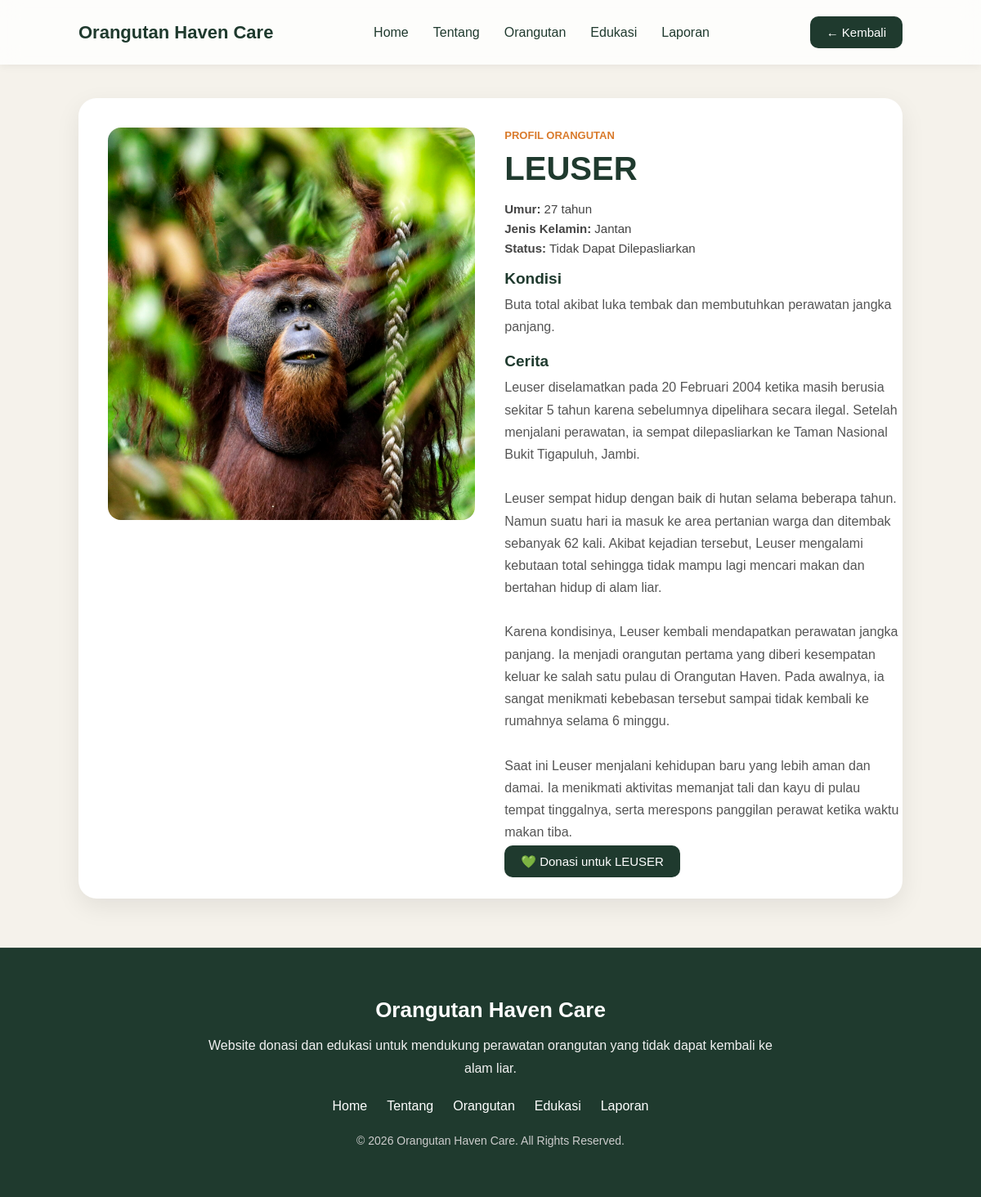
The page /orangutan_haven_care/detail_orangutan.php?id=5 on the database its author committed.
### tables this page shows
CREATE TABLE `orangutan` (
  `id_orangutan` int(11) NOT NULL,
  `nama` varchar(100) NOT NULL,
  `umur` int(11) DEFAULT NULL,
  `tahun_ditemukan` year(4) DEFAULT NULL,
  `jenis_kelamin` enum('Jantan','Betina') NOT NULL,
  `status` varchar(100) DEFAULT NULL,
  `kondisi` text DEFAULT NULL,
  `cerita` text DEFAULT NULL,
  `foto` varchar(255) DEFAULT NULL,
  `tanggal_input` timestamp NOT NULL DEFAULT current_timestamp()
);

### orangutan_haven_care/detail_orangutan.php (the view, shortened to what this page needs)
<?php
include 'config/koneksi.php';
$id = $_GET['id'];
$data = mysqli_query($conn, "SELECT * FROM orangutan WHERE id_orangutan='$id'");
$row = mysqli_fetch_assoc($data);
?>
<!DOCTYPE html>
<html lang="id">
<head>
    <link rel="stylesheet" href="assets/css/style.css">
</head>
<body>
<nav class="navbar">
    <div class="logo">Orangutan Haven Care</div>
    <ul class="nav-links">
        <li><a href="index.php">Home</a></li>
        <li><a href="index.php#tentang">Tentang</a></li>
        <li><a href="index.php#orangutan">Orangutan</a></li>
        <li><a href="index.php#edukasi">Edukasi</a></li>
        <li><a href="index.php#laporan">Laporan</a></li>
    </ul>
    <a href="index.php" class="donasi-btn">← Kembali</a>
</nav>
<section class="detail-section">
    <div class="detail-container">
        <div class="detail-image-box">
            <img src="uploads/<?= htmlspecialchars($row['foto']); ?>"
                 alt="<?= htmlspecialchars($row['nama']); ?>">
        </div>
        <div class="detail-content">
            <span class="badge-title">Profil Orangutan</span>
            <h1><?= htmlspecialchars($row['nama']); ?></h1>
            <div class="info-meta">
                <p><b>Umur:</b> <?= $row['umur']; ?> tahun</p>
                <p><b>Jenis Kelamin:</b> <?= htmlspecialchars($row['jenis_kelamin']); ?></p>
                <p><b>Status:</b> <?= htmlspecialchars($row['status']); ?></p>
            </div>
            <h3>Kondisi</h3>
            <p class="description-text">
                <?= htmlspecialchars($row['kondisi']); ?>
            </p>
            <h3>Cerita</h3>
            <p class="description-text">
                <?= nl2br(htmlspecialchars($row['cerita'])); ?>
            </p>
            <a href="donasi.php" class="donasi-btn">
                💚 Donasi untuk <?= htmlspecialchars($row['nama']); ?>
            </a>
        </div>
    </div>
</section>
<footer class="footer">
    <div class="footer-content">
        <h3>Orangutan Haven Care</h3>
        <p>Website donasi dan edukasi untuk mendukung perawatan orangutan yang tidak dapat kembali ke alam liar.</p>
        <div class="footer-links">
            <a href="index.php">Home</a>
            <a href="index.php#tentang">Tentang</a>
            <a href="index.php#orangutan">Orangutan</a>
            <a href="index.php#edukasi">Edukasi</a>
            <a href="index.php#laporan">Laporan</a>
        </div>
        <span>© 2026 Orangutan Haven Care. All Rights Reserved.</span>
    </div>
</footer>
</body>
</html>

### orangutan_haven_care/assets/css/style.css (style rules this page uses)
html { scroll-behavior: smooth; }
* { margin: 0; padding: 0; box-sizing: border-box; }
body { background-color: #F5F2EB; font-family: Arial, sans-serif; color: #333; }
.navbar { width: 100%; padding: 20px 8%; display: flex; justify-content: space-between; align-items: center; background: rgba(255, 255, 255, 0.75); backdrop-filter: blur(10px); -webkit-backdrop-filter: blur(10px); position: fixed; top: 0; left: 0; z-index: 1000; box-shadow: 0 2px 10px rgba(0,0,0,0.05); }
.logo { font-size: 24px; font-weight: bold; color: #1F3A2E; }
.nav-links { display: flex; list-style: none; gap: 30px; }
.nav-links a { text-decoration: none; font-weight: 500; color: #1F3A2E; transition: color 0.3s; }
.donasi-btn { text-decoration: none; background-color: #1F3A2E; color: white; padding: 12px 20px; border-radius: 10px; transition: 0.3s; }
.detail-section { padding: 120px 8% 60px; background-color: #F5F2EB; min-height: 100vh; display: flex; justify-content: center; align-items: center; }
.detail-container { max-width: 1100px; margin: auto; background: white; padding: 35px; border-radius: 22px; box-shadow: 0 10px 30px rgba(0,0,0,0.08); display: grid; grid-template-columns: 48% 52%; gap: 35px; align-items: start; }
.detail-image-box img { width: 100%; height: 480px; object-fit: cover; object-position: center; border-radius: 18px; }
.detail-content { width: 100%; overflow: visible; }
.badge-title { color: #D97A2B; font-weight: bold; text-transform: uppercase; font-size: 14px; }
.detail-content h1 { font-size: 42px; color: #1F3A2E; margin: 10px 0 20px; }
.info-meta p { font-size: 16px; margin-bottom: 8px; color: #444; }
.detail-content h3 { color: #1F3A2E; margin: 20px 0 8px; font-size: 20px; }
.description-text { line-height: 1.7; color: #555; margin-bottom: 15px; }
.footer { background-color: #1F3A2E; padding: 60px 8%; color: white; text-align: center; border-top: 1px solid rgba(255,255,255,0.1); }
.footer h3 { font-size: 28px; margin-bottom: 15px; }
.footer p { max-width: 700px; margin: 0 auto 25px; line-height: 1.7; color: #f1f1f1; }
.footer-links { display: flex; justify-content: center; gap: 25px; flex-wrap: wrap; margin-bottom: 25px; }
.footer-links a { color: white; text-decoration: none; transition: color 0.2s; }
.footer span { color: #ddd; font-size: 14px; }
*, *::before, *::after { margin: 0; padding: 0; box-sizing: border-box; }
.navbar { width: 100%; padding: 20px 8%; display: flex; justify-content: space-between; align-items: center; background: rgba(255,255,255,0.8); backdrop-filter: blur(12px); -webkit-backdrop-filter: blur(12px); position: fixed; top: 0; left: 0; z-index: 1000; box-shadow: 0 2px 10px rgba(0,0,0,0.06); }
.logo { font-size: 22px; font-weight: bold; color: #1F3A2E; }
.donasi-btn { text-decoration: none; background-color: #1F3A2E; color: white; padding: 11px 20px; border-radius: 10px; transition: 0.3s; font-size: 15px; }
.footer { background-color: #1F3A2E; padding: 60px 8%; color: white; text-align: center; border-top: 1px solid rgba(255,255,255,0.08); }
.footer h3 { font-size: 26px; margin-bottom: 14px; }
.footer p { max-width: 700px; margin: 0 auto 24px; line-height: 1.7; color: #f1f1f1; }
.footer-links { display: flex; justify-content: center; gap: 24px; flex-wrap: wrap; margin-bottom: 24px; }
.footer span { color: #ccc; font-size: 14px; }
.detail-section { padding: 120px 8% 60px; background-color: #F5F2EB; min-height: 100vh; display: flex; justify-content: center; align-items: flex-start; }
.detail-container { max-width: 1100px; margin: auto; background: white; padding: 36px; border-radius: 22px; box-shadow: 0 10px 30px rgba(0,0,0,0.08); display: grid; grid-template-columns: 48% 52%; gap: 36px; align-items: start; }
.detail-image-box img { width: 100%; height: 480px; object-fit: cover; border-radius: 16px; }
.badge-title { color: #D97A2B; font-weight: bold; text-transform: uppercase; font-size: 13px; }
.detail-content h1 { font-size: 40px; color: #1F3A2E; margin: 10px 0 18px; }
.info-meta p { font-size: 15px; margin-bottom: 7px; color: #444; }
.detail-content h3 { color: #1F3A2E; margin: 18px 0 7px; font-size: 19px; }
.description-text { line-height: 1.7; color: #555; margin-bottom: 14px; }

### rows shown on the page
orangutan: foto (picture), nama "LEUSER", umur "27", jenis_kelamin "Jantan", status "Tidak Dapat Dilepasliarkan", kondisi "Buta total akibat luka tembak dan membutuhkan perawatan jangka panjang.", cerita "Leuser diselamatkan pada 20 Februari 2004 ketika masih berusia sekitar 5 tahun karena sebelumnya dipelihara secara ilegal. Setelah menjalani perawatan, ia sempat dilepasliarkan ke Taman Nasional Bukit Tigapuluh, Jambi. Leuser sempat hidup dengan baik di hutan selama beberapa tahun. Namun suatu hari ia masuk ke area pertanian warga dan ditembak sebanyak 62 kali. Akibat kejadian tersebut, Leuser mengalami kebutaan total sehingga tidak mampu lagi mencari makan dan bertahan hidup di alam liar. Karena kondisinya, Leuser kembali mendapatkan perawatan jangka panjang. Ia menjadi orangutan pertama yang diberi kesempatan keluar ke salah satu pulau di Orangutan Haven. Pada awalnya, ia sangat menikmati…"
